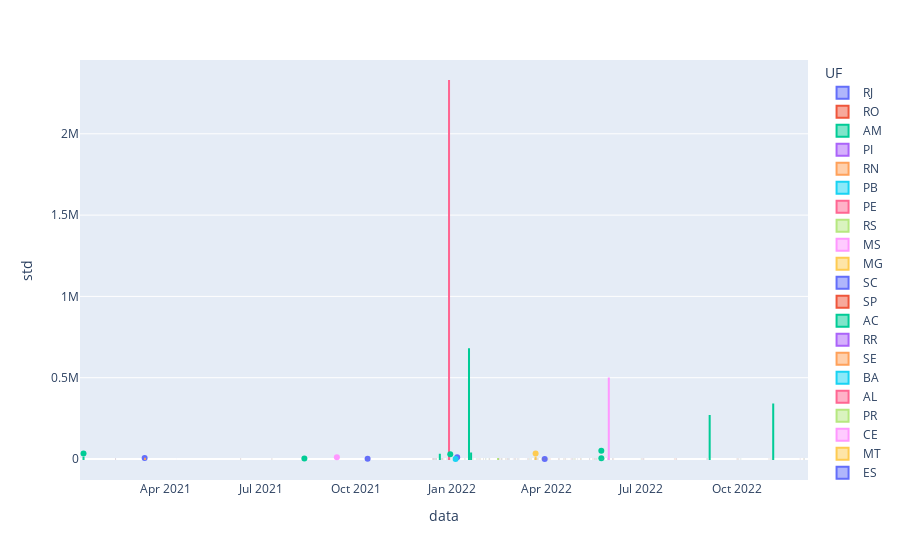

Notebook code cell kept with this figure:
### Code cell
fig = px.box(range2,x='data',y='std',hover_name='Objeto',color='UF')
fig.show()
